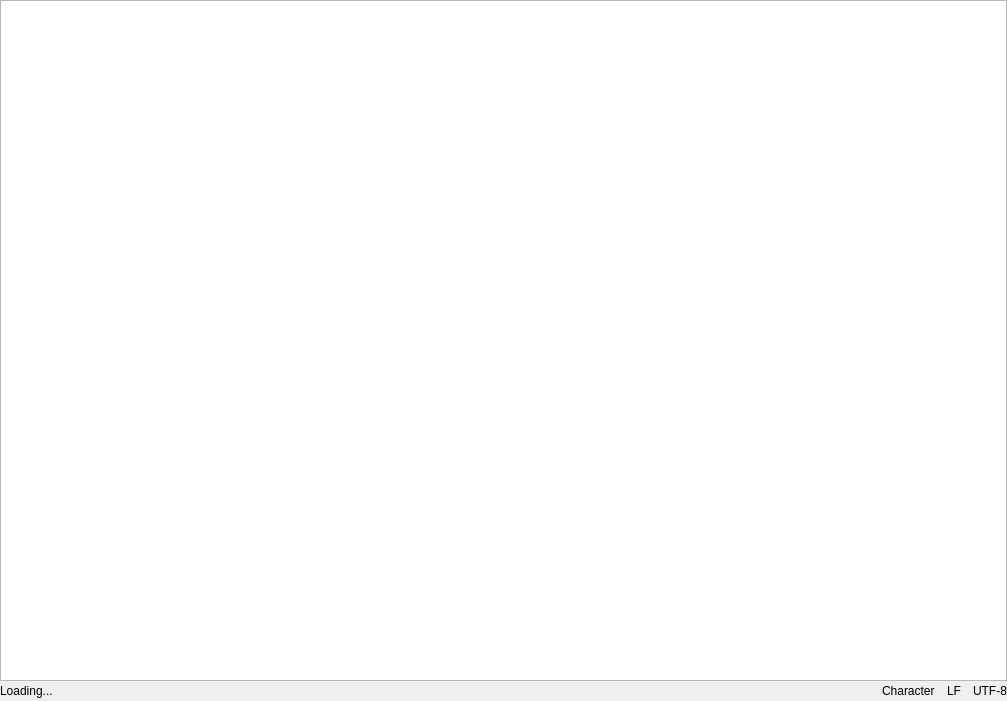
<?xml version="1.0" encoding="UTF-8"?>
<ui version="4.0">
 <class>PlainTextEditor</class>
 <widget class="QWidget" name="PlainTextEditor">
  <property name="geometry">
   <rect>
    <x>0</x>
    <y>0</y>
    <width>1007</width>
    <height>701</height>
   </rect>
  </property>
  <property name="windowTitle">
   <string>Form</string>
  </property>
  <layout class="QGridLayout" name="gridLayout">
   <property name="leftMargin">
    <number>0</number>
   </property>
   <property name="topMargin">
    <number>0</number>
   </property>
   <property name="rightMargin">
    <number>0</number>
   </property>
   <property name="bottomMargin">
    <number>0</number>
   </property>
   <item row="0" column="0">
    <layout class="QVBoxLayout" name="verticalLayout">
     <property name="spacing">
      <number>0</number>
     </property>
     <item>
      <widget class="QPlainTextEdit" name="textPage"/>
     </item>
     <item>
      <layout class="QHBoxLayout" name="horizontalLayout">
       <property name="spacing">
        <number>12</number>
       </property>
       <item>
        <widget class="QLabel" name="loadingLabel">
         <property name="text">
          <string>Loading...</string>
         </property>
        </widget>
       </item>
       <item>
        <spacer name="horizontalSpacer">
         <property name="orientation">
          <enum>Qt::Horizontal</enum>
         </property>
         <property name="sizeHint" stdset="0">
          <size>
           <width>40</width>
           <height>20</height>
          </size>
         </property>
        </spacer>
       </item>
       <item>
        <widget class="QLabel" name="characterLabel">
         <property name="text">
          <string>Character</string>
         </property>
        </widget>
       </item>
       <item>
        <widget class="QLabel" name="lfLabel">
         <property name="text">
          <string>LF</string>
         </property>
        </widget>
       </item>
       <item>
        <widget class="QLabel" name="encodingLabel">
         <property name="text">
          <string>UTF-8</string>
         </property>
        </widget>
       </item>
      </layout>
     </item>
    </layout>
   </item>
  </layout>
 </widget>
 <resources/>
 <connections/>
</ui>
